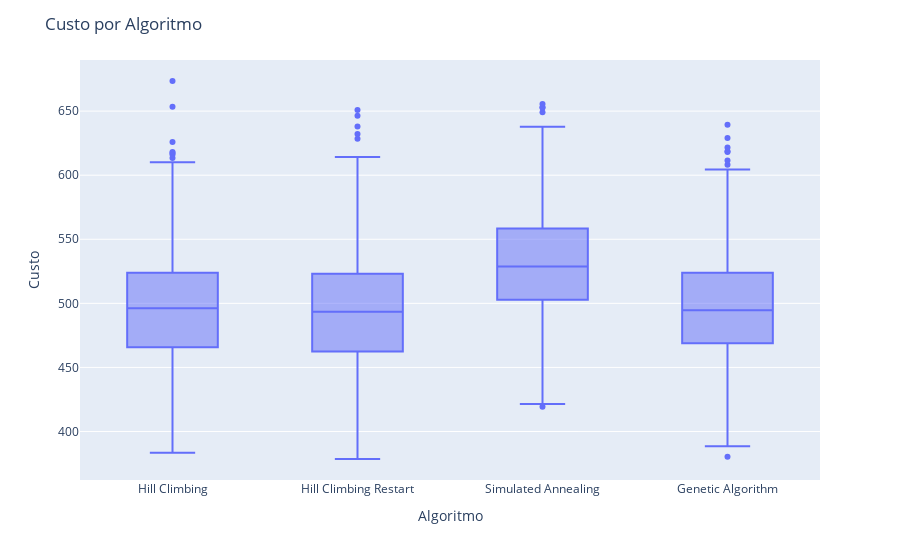

Write notebook code for a chart like this one.
### Code cell
boxplot = px.box(df_custo_T, y=df_custo_T.columns.tolist()).update_layout(
    xaxis_title="Algoritmo", yaxis_title="Custo", title="Custo por Algoritmo")
boxplot.show()
boxplot.write_image("./resultados/prob1/images/boxplot.png")

### Figure 1 — Plotly figure (JSON) as saved in the notebook; plotly's stock layout.template omitted (floating-point values rounded to 4 significant figures; data arrays with more than 128 entries replaced by an {"elided": "..."} marker saying what was removed)
{"data": [{"alignmentgroup": "True", "hovertemplate": "variable=%{x}<br>value=%{y}<extra></extra>", "legendgroup": "", "marker": {"color": "#636efa"}, "name": "", "notched": false, "offsetgroup": "", "orientation": "v", "showlegend": false, "type": "box", "x": {"elided": "4000 str values"}, "x0": " ", "xaxis": "x", "y": {"elided": "4000 float values"}, "y0": " ", "yaxis": "y"}], "layout": {"boxmode": "group", "legend": {"tracegroupgap": 0}, "margin": {"t": 60}, "title": {"text": "Custo por Algoritmo"}, "xaxis": {"anchor": "y", "domain": [0, 1], "title": {"text": "Algoritmo"}}, "yaxis": {"anchor": "x", "domain": [0, 1], "title": {"text": "Custo"}}}}
